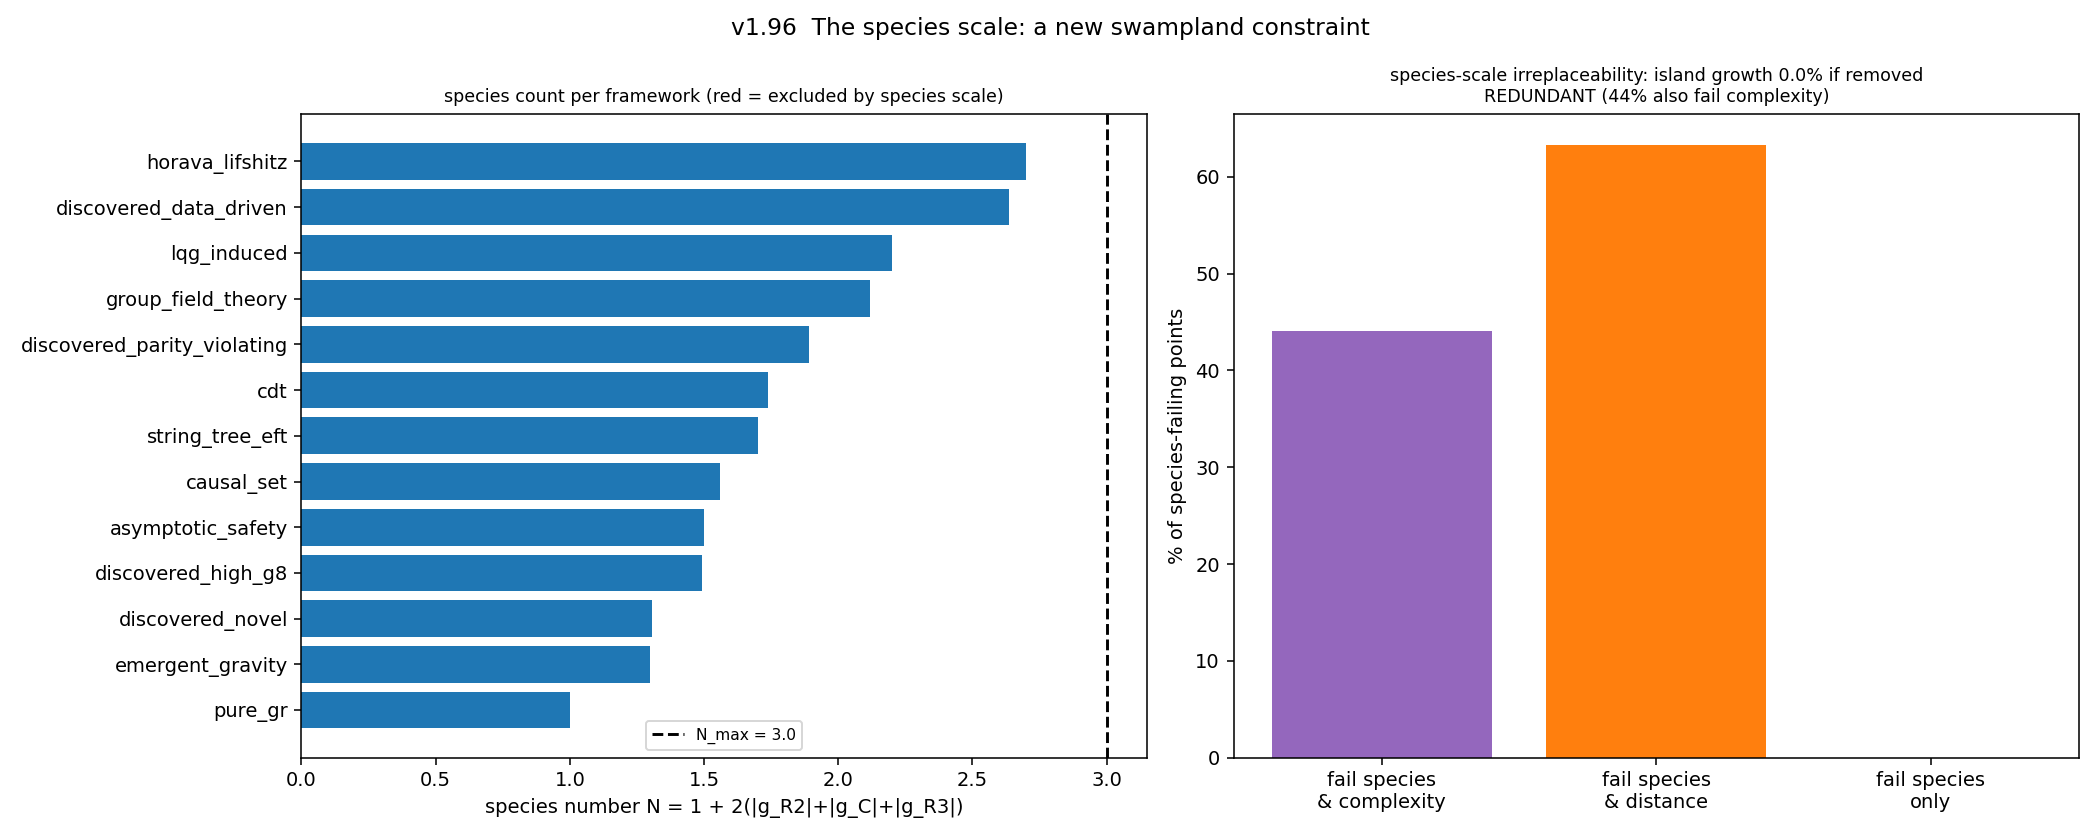

The Python source for this figure:
"""v1.96 - The species scale: tying the EFT cutoff to a tower of states.

We added a SpeciesScaleBound (Dvali species scale: large curvature couplings -> light
tower -> low gravity cutoff -> a bound on the coefficients). Here we measure whether it
carries INDEPENDENT information: its irreplaceability (island growth if removed), which
frameworks it affects, and its overlap with the complexity cutoff and distance
conjecture (Dr. M.: same FORM as complexity, distinct content).

Run on Vulcan (16 cores):  python experiments/species_scale.py [N]
"""
import json
import os
import sys

import numpy as np
import matplotlib
matplotlib.use("Agg")
import matplotlib.pyplot as plt

sys.path.insert(0, "src")
sys.path.insert(0, "experiments")

from stack import build_stack
from itb.predict import FRAMEWORKS
from itb.constraints.species_scale import SpeciesScaleBound
from itb.theory import Theory

COEFFS = ["g_4", "g_6", "g_8", "g_R2", "g_R3", "g_C", "g_R2_parity", "g_R3_parity"]
LO = np.array([0.05, 0.05, 0.05, 0.01, 0.0, 0.02, 0.0, -0.05])
HI = np.array([0.60, 0.60, 0.70, 0.45, 0.40, 0.60, 0.15, 0.05])

_STACK = build_stack(bnossw_mean="geometric", rfc_form="convex_hull")
_NAMES = [c.name for c in _STACK]
_SP = _NAMES.index("species_scale_bound")
_CX = _NAMES.index("complexity_cutoff")
_DC = _NAMES.index("swampland_distance_conjecture")


def _theory(x):
    return Theory(coefficients={k: float(v) for k, v in zip(COEFFS, x)})


def _chunk(arg):
    seed, n = arg
    rng = np.random.default_rng(seed)
    X = LO + (HI - LO) * rng.random((n, len(COEFFS)))
    # counts: full island, island-without-species, and overlap stats
    full = wo_species = sp_fail = sp_fail_also_cx = sp_fail_also_dc = 0
    for i in range(n):
        th = _theory(X[i])
        sat = [c.evaluate(th).satisfied for c in _STACK]
        all_but_sp = all(sat[j] for j in range(len(sat)) if j != _SP)
        if all(sat):
            full += 1
        if all_but_sp:
            wo_species += 1
        if not sat[_SP]:
            sp_fail += 1
            if not sat[_CX]:
                sp_fail_also_cx += 1
            if not sat[_DC]:
                sp_fail_also_dc += 1
    return full, wo_species, sp_fail, sp_fail_also_cx, sp_fail_also_dc, n


def main():
    N = int(sys.argv[1]) if len(sys.argv) > 1 else 1_000_000
    ncpu = max(1, (os.cpu_count() or 4) - 1)
    chunks = ncpu * 4
    per = N // chunks
    from multiprocessing import Pool
    with Pool(ncpu) as pool:
        res = pool.map(_chunk, [(600 + k, per) for k in range(chunks)])
    full = sum(r[0] for r in res); wo = sum(r[1] for r in res)
    spf = sum(r[2] for r in res); spf_cx = sum(r[3] for r in res); spf_dc = sum(r[4] for r in res)
    total = sum(r[5] for r in res)

    growth = (wo / full - 1.0) if full else float("inf")
    redundant = growth < 0.01
    # of species-failing points, what fraction ALSO fail complexity (overlap)
    overlap_cx = (spf_cx / spf) if spf else 0.0
    overlap_dc = (spf_dc / spf) if spf else 0.0

    # frameworks: species number and verdict
    sb = SpeciesScaleBound()
    fw_rows = []
    for name, fw in FRAMEWORKS.items():
        th = fw.encode()
        N_sp = sb._species(th)
        excl = not sb.evaluate(th).satisfied
        fw_rows.append({"framework": name, "N_species": round(N_sp, 3),
                        "species_excluded": bool(excl)})
    fw_rows.sort(key=lambda r: -r["N_species"])
    excluded_by_species = [r["framework"] for r in fw_rows if r["species_excluded"]]

    # ---- figure: species number per framework + the bound ----
    fig, (ax1, ax2) = plt.subplots(1, 2, figsize=(15, 6))
    names = [r["framework"] for r in fw_rows]
    Ns = [r["N_species"] for r in fw_rows]
    cols = ["#d62728" if r["species_excluded"] else "#1f77b4" for r in fw_rows]
    ax1.barh(names[::-1], Ns[::-1], color=cols[::-1])
    ax1.axvline(sb.N_max, color="black", ls="--", lw=1.5, label=f"N_max = {sb.N_max}")
    ax1.set_xlabel("species number N = 1 + 2(|g_R2|+|g_C|+|g_R3|)")
    ax1.set_title("species count per framework (red = excluded by species scale)", fontsize=9)
    ax1.legend(fontsize=8)
    # overlap pie-ish bar
    ax2.bar(["fail species\n& complexity", "fail species\n& distance", "fail species\nonly"],
            [overlap_cx * 100, overlap_dc * 100,
             max(0, 100 - overlap_cx * 100 - overlap_dc * 100)],
            color=["#9467bd", "#ff7f0e", "#2ca02c"])
    ax2.set_ylabel("% of species-failing points")
    ax2.set_title(f"species-scale irreplaceability: island growth {100*growth:.1f}% if removed\n"
                  f"{'REDUNDANT' if redundant else 'carries content'} "
                  f"({overlap_cx*100:.0f}% also fail complexity)", fontsize=9)
    fig.suptitle("v1.96  The species scale: a new swampland constraint", fontsize=12)
    fig.tight_layout()
    png = "/tmp/species_scale.png"
    fig.savefig(png, dpi=140)

    summary = {
        "samples": total, "island_with_species": full, "island_without_species": wo,
        "irreplaceability_island_growth_pct": round(100 * growth, 1),
        "redundant_in_this_basis": bool(redundant),
        "of_species_failures_also_fail_complexity_pct": round(100 * overlap_cx, 1),
        "of_species_failures_also_fail_distance_pct": round(100 * overlap_dc, 1),
        "frameworks_excluded_by_species_alone": excluded_by_species,
        "framework_species_numbers": fw_rows,
        "interpretation": ("The species-scale bound " +
            ("is REDUNDANT in this basis (its exclusions are already covered by the other "
             "constraints, esp. complexity) -- two distinct swampland principles collapse to "
             "the same coefficient bound here" if redundant else
             "carries INDEPENDENT content (it grows the island when removed) -- a genuinely "
             "new load-bearing swampland bound") + "."),
        "honest": "toy species-counting map (N=1+2*curvature-coupling-sum, N_max=3); robust "
            "content is the structure (large curvature couplings -> light tower -> low "
            "species cutoff) and whether it adds information beyond complexity.",
        "png": png,
    }
    print(json.dumps(summary, indent=2))


if __name__ == "__main__":
    main()
